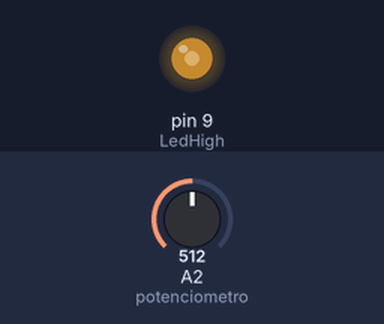
A sketch run on a simulated Arduino Uno, built with avr-gcc and run on an emulated ATmega328P. Parts: output pins drawn as LEDs (lit = HIGH). The inputs (shaded band) are chosen by the test bench; at power-on: A2 (potenciometro) = 512.

Above: at 1.2 s.
1.3 s: A2 (potenciometro) set to 716
At 1.7 s:
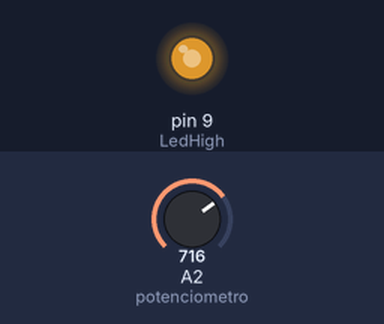
2.8 s: A2 (potenciometro) set to 900
At 4.0 s:
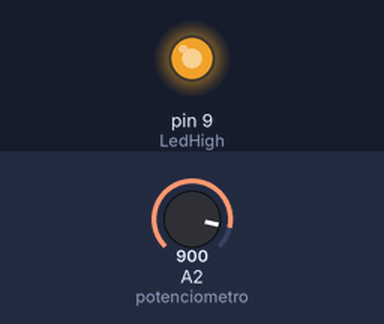
4.3 s: A2 (potenciometro) set to 122
At 5.2 s:
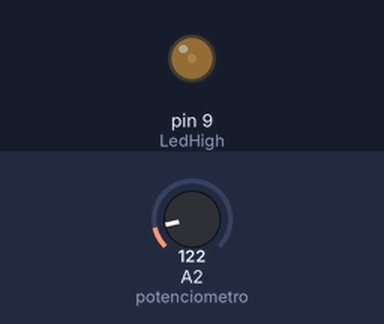
5.8 s: A2 (potenciometro) set to 0
At 6.4 s:
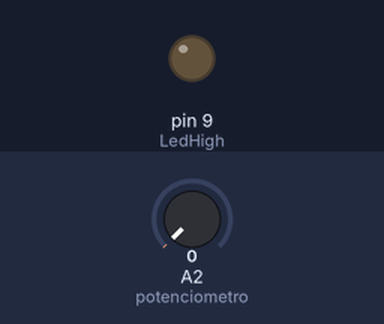
7.3 s: A2 (potenciometro) set to 511
At 8.7 s:
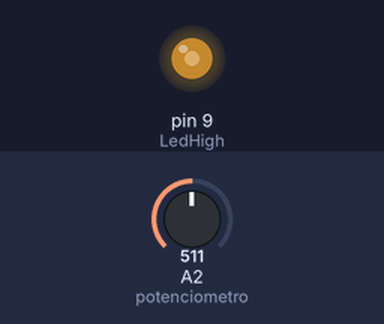
Timing chart, 0 to 9.8 s (numbered marks = the images above; inputs shaded):
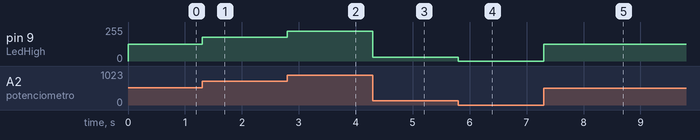

The sketch:

ControlandoBrilhoLedPot.ino
```cpp
/*
*Controlando o brilho do led com o potenciometro
*OBS: Possivel ser feito sem codigo
*/
#define LedHigh 9
#define potenciometro 2

void setup() {
  pinMode(LedHigh, OUTPUT);
}

void loop() {
  int pot = analogRead(potenciometro);

   pot = map(pot,0, 1023, 0, 255); //map: funcao da linguagem c++ que traspoe um valor (pot) do intervalo 0-1023 para 0-255
   analogWrite(LedHigh, pot);

  }
```

Measured:
- after the input at 1.3 s, pin 9 (LedHigh): 127/255 → 178/255 at once
- after the input at 2.8 s, pin 9 (LedHigh): 178/255 → 224/255 at once
- after the input at 4.3 s, pin 9 (LedHigh): 224/255 → 30/255 at once
- after the input at 5.8 s, pin 9 (LedHigh): 30/255 → 0/255 at once
- after the input at 7.3 s, pin 9 (LedHigh): 0/255 → 127/255 at once
